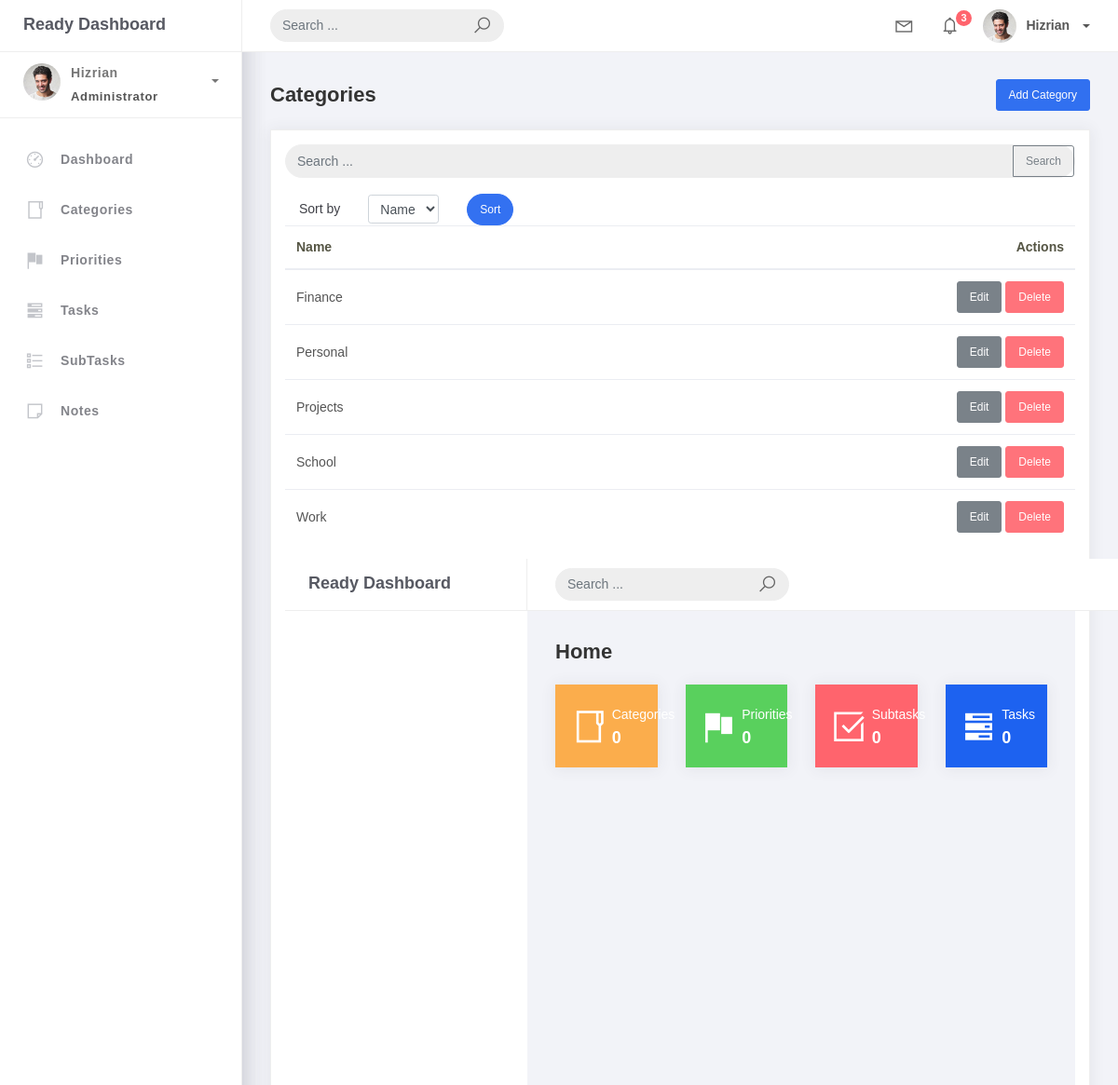
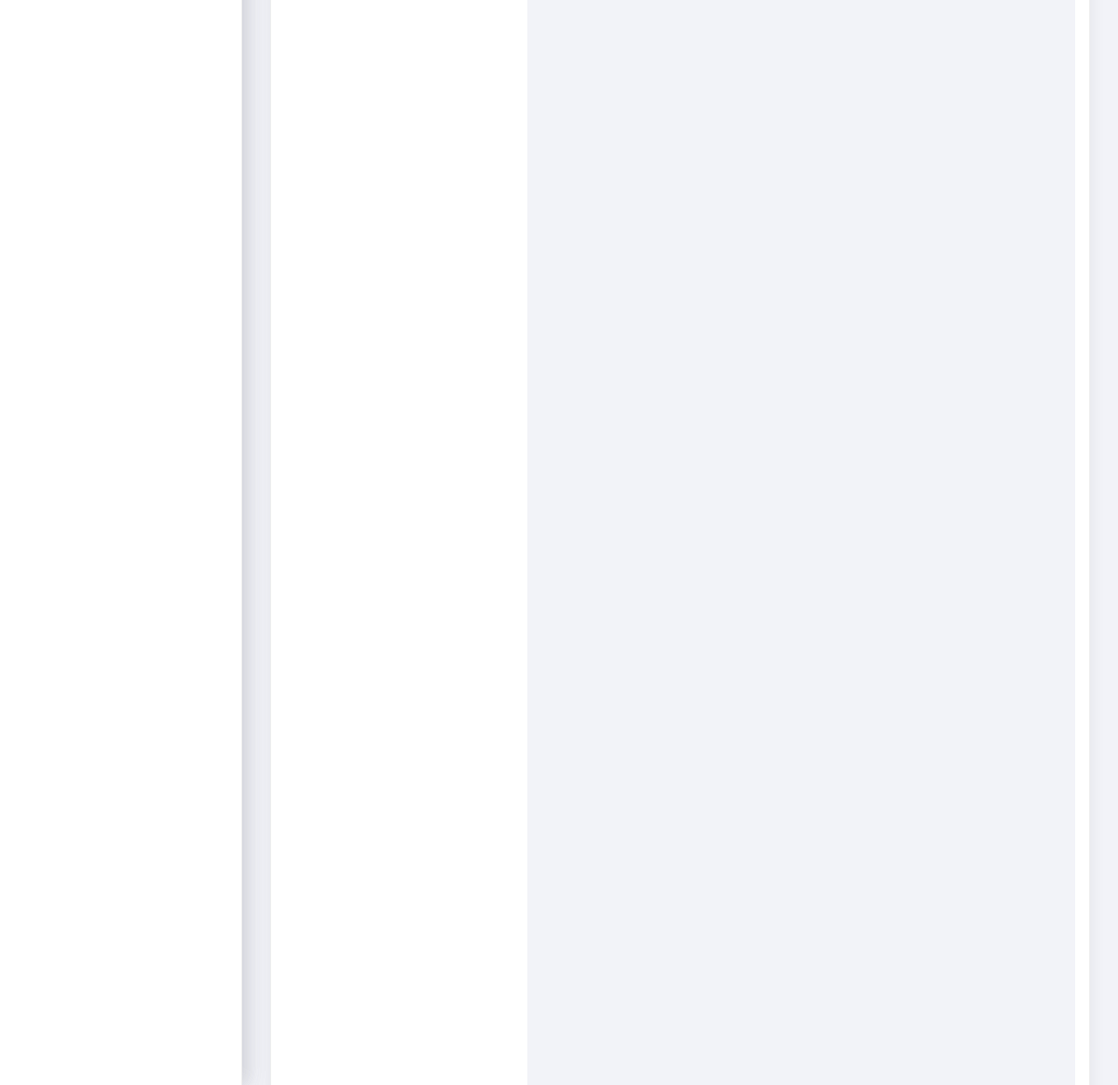
Page /categories/ on the committed database (2 pictures, top to bottom).
### Application/models.py (models this page shows, shortened)
class BaseModel(models.Model):
    created_at = models.DateTimeField(auto_now_add=True)
    updated_at = models.DateTimeField(auto_now=True)
    class Meta:
        abstract = True

class Category(BaseModel):
    name = models.CharField(max_length=100)
    class Meta:
        verbose_name = "Category"
        verbose_name_plural = "Categories"

### Application/views.py (the view)
# urls.py: path('categories/', views.CategoryListView.as_view(), name='category-list'),
class CategoryListView(ListView):
    model = Category
    template_name = 'category_list.html'
    context_object_name = 'categories'
    def get_ordering(self):
        allowed = ['name']
        sort_by = self.request.GET.get('sort_by')
        if sort_by in allowed:
            return sort_by
        return 'name'
    def get_queryset(self):
        qs = super().get_queryset()
        q = self.request.GET.get('q')
        if q:
            qs = qs.filter(name__icontains=q)
        return qs
    def get_context_data(self, **kwargs):
        context = super().get_context_data(**kwargs)
        context['q'] = self.request.GET.get('q', '')
        context['sort_by'] = self.get_ordering()
        return context

### templates/category_list.html (shortened to what this page needs)
{% extends 'base.html' %}
{% block content %}
<div class="content">
  <div class="container-fluid">
    <h4 class="page-title d-flex justify-content-between align-items-center">
      <span>Categories</span>
      <a href="{% url 'category-add' %}" class="btn btn-primary btn-sm">Add Category</a>
    </h4>
    <div class="card">
      <div class="card-body table-responsive">
        {% include 'includes/search_form.html' %}
        {% with current=sort_by|default:'name' %}
        <div class="col-md-12">
          <form method="get" class="row g-2 align-items-center">
            <div class="col-auto">
              <label for="categorySortSelect" class="col-form-label">Sort by</label>
            </div>
            <div class="col-auto">
              <select class="form-control form-control-sm" id="categorySortSelect" name="sort_by" onchange="this.form.submit()">
                <option value="name" {% if current == 'name' %}selected{% endif %}>Name</option>
              </select>
            </div>
            <div class="col-auto">
              <button type="submit" class="btn btn-primary btn-sm btn-rounded">Sort</button>
            </div>
          </form>
        </div>
        {% endwith %}
        <table class="table">
          <thead>
            <tr>
              <th>Name</th>
              <th class="text-right">Actions</th>
            </tr>
          </thead>
          <tbody>
            {% for category in categories %}
            <tr>
              <td>{{ category.name }}</td>
              <td class="text-right">
                <a href="{% url 'category-edit' category.pk %}" class="btn btn-sm btn-secondary">Edit</a>
                <a href="{% url 'category-delete' category.pk %}" class="btn btn-sm btn-danger">Delete</a>
              </td>
            </tr>
            {% empty %}
            <tr>
              <td colspan="2">No categories yet.</td>
            </tr>
            {% endfor %}
          </tbody>
        </table>
        {% include 'includes/pagination.html' %}
{% endblock %}

### rows in the picture
Category: name "Finance"
Category: name "Personal"
Category: name "Projects"
Category: name "School"
Category: name "Work"

### other values in the picture
{{ categories_count|default:"0" }} "0"
{{ priorities_count|default:"0" }} "0"
{{ subtasks_count|default:"0" }} "0"
{{ tasks_count|default:"0" }} "0"
